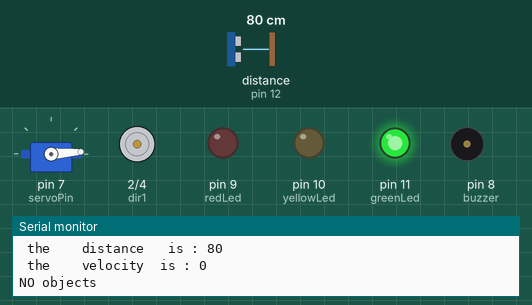
Simulated run of this sketch. Board: Arduino Uno, built with avr-gcc and run on an emulated ATmega328P. Parts: servo, motor-driver pin pairs drawn as motors (green arrow = first pin HIGH = forward, orange = second pin HIGH = backward, longer = more drive), output pins drawn as LEDs (lit = HIGH), buzzer (waves = sounding, pin HIGH), the last lines printed to the serial monitor. Wiring (inferred from the names in the program): ultrasonic range finder: trigger pin 13; echo pin 12. The inputs (shaded band) are chosen by the test bench; at power-on: distance to the obstacle (sensor on pin 12) 80 cm. The echo pulse lasts 58.3 µs per cm; pins used as bus, display or sensor lines are not drawn.

Above: at 3.0 s.
3.1 s: distance to the obstacle (sensor on pin 12) set to 55 cm
6.1 s: distance to the obstacle (sensor on pin 12) set to 47 cm
At 6.8 s:
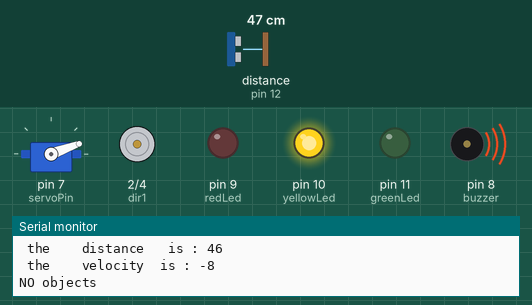
9.1 s: distance to the obstacle (sensor on pin 12) set to 32 cm
12.1 s: distance to the obstacle (sensor on pin 12) set to 26 cm
At 12.9 s:
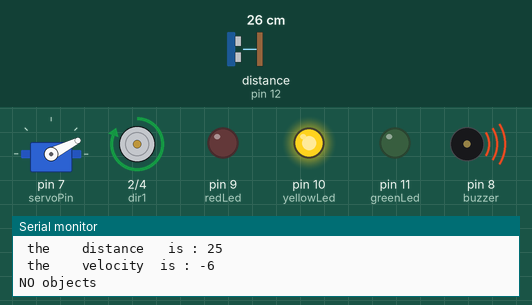
15.1 s: distance to the obstacle (sensor on pin 12) set to 23 cm
At 17.04 s:
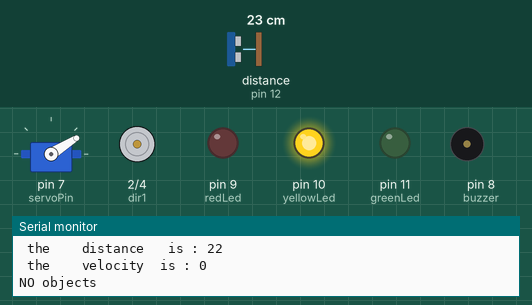
18.1 s: distance to the obstacle (sensor on pin 12) set to 18 cm
At 19.6 s:
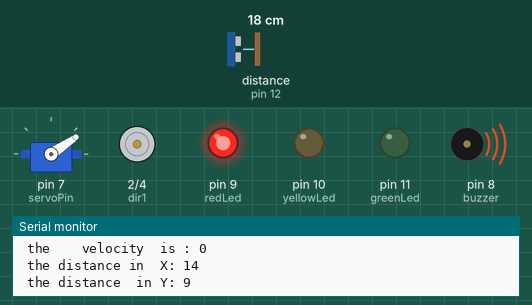
Timing chart, 0 to 21.1 s (numbered marks = the images above; inputs shaded):
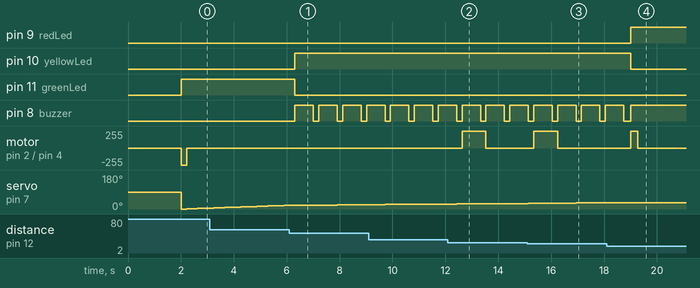

Measured:
- the behaviour switches between 52 and 51 cm on distance to the obstacle (sensor on pin 12) (found by bisection; images 0 and 1)
- the behaviour switches between 31 and 30 cm on distance to the obstacle (sensor on pin 12) (found by bisection; images 1 and 2)
- the behaviour switches between 22 and 21 cm on distance to the obstacle (sensor on pin 12) (found by bisection; images 3 and 4)
- after the input at 6.1 s, pin 10 (yellowLed): LOW → HIGH after 0.21 s; pin 11 (greenLed): HIGH → LOW after 0.21 s; pin 8 (buzzer): alternates HIGH for 0.70 s and LOW for 0.20 s, starting after 0.21 s
- after the input at 12.1 s, motor on pin 2 (dir1) / pin 4 (dir2): stopped → forward 255/255 after 0.53 s, → stopped 0.90 s later
- after the input at 15.1 s, motor on pin 2 (dir1) / pin 4 (dir2): stopped → forward 255/255 after 0.24 s, → stopped 0.90 s later
- after the input at 18.1 s, pin 9 (redLed): LOW → HIGH after 0.91 s; pin 10 (yellowLed): HIGH → LOW after 0.91 s; motor on pin 2 (dir1) / pin 4 (dir2): stopped → forward 255/255 after 0.91 s, → stopped 0.27 s later; servo on pin 7 (servoPin): goes on until 18.7 s, then stays 34°

The sketch:

final2.ino
```cpp
#include<Servo.h>
#include<math.h>

///pins for ultrasonic

int trigPin=13;
int echoPin=12;

long duration, velocity ;
long distance,oldDistance=0;

//int objectNum=0;
long x,y;
double xRad,yRad;


///leds

int redLed=9;
int yellowLed=10;
int greenLed=11;
int buzzer=8;

// servo

Servo myservo;    // object for the servo
int servoPosition=0;
int servoPin=7;


///// car motion

int dir1 = 2;
int dir2 = 4;


void setup(){


    Serial.begin(9600);

    pinMode(trigPin,OUTPUT);
    pinMode(echoPin,INPUT);


/// led
     pinMode(redLed,OUTPUT);
      pinMode(yellowLed,OUTPUT);
       pinMode(greenLed,OUTPUT);
        pinMode(buzzer,OUTPUT);


/// car
  pinMode(dir1,OUTPUT);
  pinMode(dir2,OUTPUT);


    myservo.attach(servoPin);

}


void loop(){

     delay(2000);

      // intial

  for(servoPosition=0;servoPosition<180;servoPosition+=1){


        digitalWrite(trigPin,LOW);
        delayMicroseconds(2);


        digitalWrite(trigPin,HIGH);
        delayMicroseconds(10);
        digitalWrite(trigPin,LOW);


	duration = pulseIn (echoPin ,HIGH)  ;

	distance = duration/58;


  ///  calculte ths  velocity

    velocity=distance-oldDistance;

       oldDistance=distance;

   if (distance <= 20 && distance!=0){


         servoPosition--;

        Serial.print(" the    distance   is : ");
        Serial.print(distance);
        Serial.print("\n");

	Serial.print(" the servoPosition is : ");
        Serial.print(servoPosition);
        Serial.print("\n");

     Serial.print(" the    velocity  is : ");
        Serial.print(velocity);
        Serial.print("\n");


     ///  calculate the X and Y  of object

      xRad=(servoPosition*3.14)/180;
      yRad=(servoPosition*3.14)/180;


        x=distance*cos(xRad);
        y=distance*sin(yRad);


  	Serial.print(" the distance in  X: ");
   Serial.print(x);
        Serial.print("\n");

  	Serial.print(" the distance  in Y: ");
   Serial.print(y);
        Serial.print("\n");


    }

  else if (distance>20 || distance==0)
	{
  Serial.print(" the    distance   is : ");
        Serial.print(distance);
        Serial.print("\n");


     Serial.print(" the    velocity  is : ");
        Serial.print(velocity);
        Serial.print("\n");


	Serial.print("NO objects ");

        Serial.print("\n");
}


staysafe();


if (distance<=20 && distance!=0)
  red();

 else if (distance>20&& distance <=50)
   yellow();

   else
    green();


////  servo motion

	myservo.write(servoPosition);
        delay(200);


	}


/////////////////////////////////////////////////////////////////////////////////////////////////////////////////////////////////////////////////
/////////////////////////////////////////////////////////////////////////////////////////////////////////////////////////////////////////////////

    delay(2000);


 for(servoPosition=180;servoPosition>=0;servoPosition-=1){


        digitalWrite(trigPin,LOW);
        delayMicroseconds(2);


        digitalWrite(trigPin,HIGH);
        delayMicroseconds(10);
        digitalWrite(trigPin,LOW);


	duration = pulseIn (echoPin ,HIGH)  ;

	distance = duration/58;

   if (distance <= 20 && distance!=0){

	//objectNum++;

         servoPosition++;
        Serial.print(" the    distance   is : ");
        Serial.print(distance);
        Serial.print("\n");

	Serial.print(" the servoPosition is : ");
        Serial.print(servoPosition);
        Serial.print("\n");


     ///  calculate the X and Y  of object

      xRad=(servoPosition*3.14)/180;
      yRad=(servoPosition*3.14)/180;


        x=distance*cos(xRad);
        y=distance*sin(yRad);


  	Serial.print(" the distance  of object from X: ");
   Serial.print(x);
        Serial.print("\n");

  	Serial.print(" the distance  of object from Y: ");
   Serial.print(y);
        Serial.print("\n");


    }

  else if (distance>20|| distance==0)
	{
  Serial.print(" the    distance   is : ");
        Serial.print(distance);
        Serial.print("\n");

	Serial.print("NO objects ");

        Serial.print("\n");
}


staysafe();


if (distance<=20 && distance!=0)
  red();

 else if (distance>20&& distance <=50)
   yellow();

   else
    green();

////  servo motion

	myservo.write(servoPosition);
        delay(200);


	}


//delay(5000);
}


void red(){

 digitalWrite(redLed,HIGH);
  digitalWrite(yellowLed,LOW);
   digitalWrite(greenLed,LOW);
    digitalWrite(buzzer,HIGH);


}

void yellow(){

 digitalWrite(redLed,LOW);
  digitalWrite(yellowLed,HIGH);
   digitalWrite(greenLed,LOW);
    digitalWrite(buzzer,HIGH);
     delay(700);
      digitalWrite(buzzer,LOW);


}


void green(){

 digitalWrite(redLed,LOW);
  digitalWrite(yellowLed,LOW);
   digitalWrite(greenLed,HIGH);
    digitalWrite(buzzer,LOW);


}


void staysafe(){


/// object  close to me   -ve velocity >>  move back

/// object  move away from me     >>   +ve velocity  >> moveforward

if(distance<30 && velocity < 0)
	move_back();

else if (distance<30 && velocity > 0)
    move_forward();


else if (distance>60 && distance<100 && velocity > 0)
    move_forward();

else if (distance>60 && distance<100 && velocity < 0)
    move_back();


else if (distance>=30 && distance<=60)
stop_motion();

else if (distance==0 || distance> 100)
	stop_motion();

else
stop_motion();


}


void move_back(){


	 digitalWrite(dir1,HIGH);
     	 digitalWrite(dir2,LOW);


}


void move_forward(){

	digitalWrite(dir2,HIGH);
    	digitalWrite(dir1,LOW);


}


void stop_motion(){


	digitalWrite(dir2,LOW);
    	digitalWrite(dir1,LOW);


}
```
